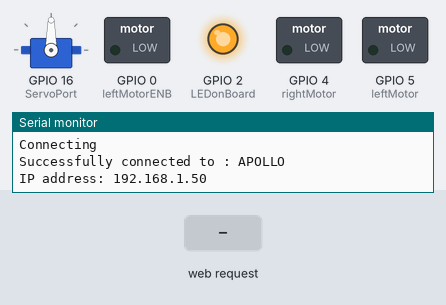
The sketch below on a simulated ESP8266 (NodeMCU). Shown: servo, switched loads named in the sketch (green lamp = pin HIGH), output pins drawn as LEDs (lit = HIGH), the last lines printed to the serial monitor. Inputs (shaded band) come from the test bench. WiFi joins after 1.5 s; servers stay silent unless stated.

Above: at 3.7 s.
3.8 s: HTTP request GET /setPOS received
At 4.5 s:
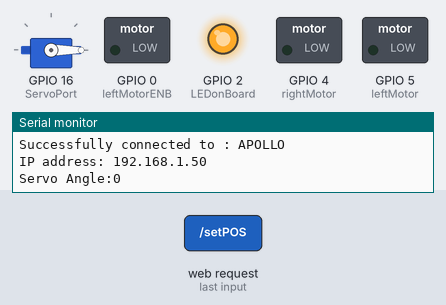
5.5 s: HTTP request GET /setPOS?servoPOS=120 received
At 6.3 s:
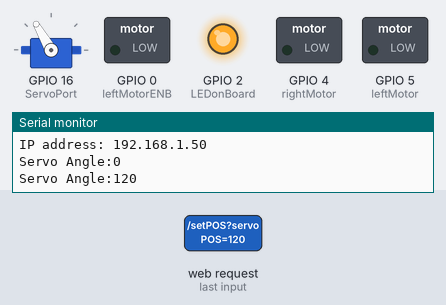
7.0 s: HTTP request GET /back received
At 8.0 s:
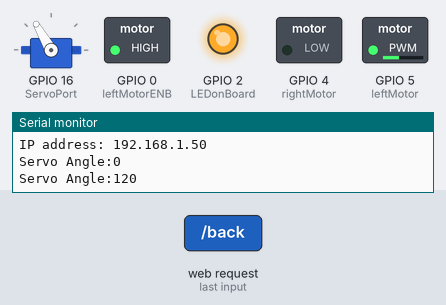
10.0 s: HTTP request GET /setPOS?servoPOS=1 received
At 10.3 s:
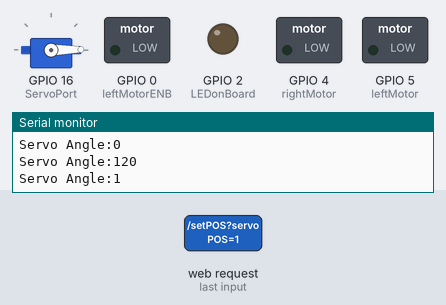
11.5 s: HTTP request GET /back?servoPOS=1 received
At 12.0 s:
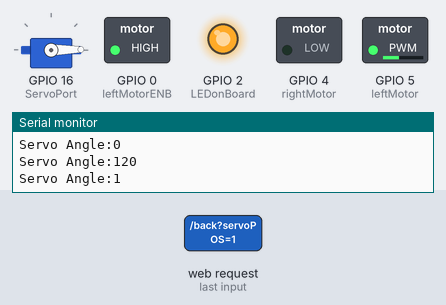
14.5 s: HTTP request GET /back?servoPOS=0 received
At 17.0 s:
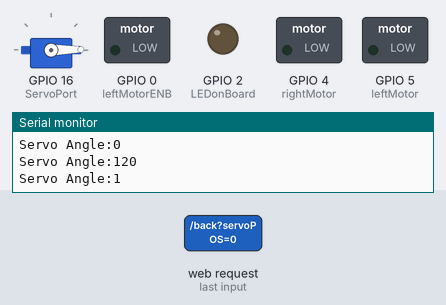
Timing chart, 0 to 18.5 s (numbered marks = the images above; inputs shaded):
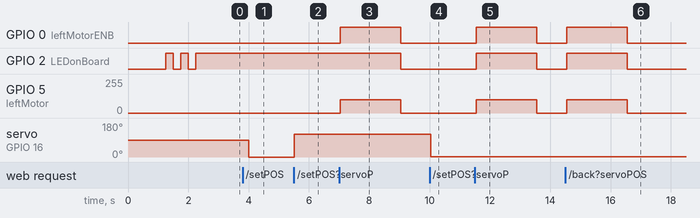

Measured:
- after the input at 3.8 s, servo on GPIO 16 (ServoPort): 90° → 0° after 0.20 s
- after the input at 5.5 s, servo on GPIO 16 (ServoPort): 0° → 120° at once
- after the input at 7.0 s, GPIO 0 (leftMotorENB): LOW → HIGH at once, → LOW 2.0 s later; GPIO 2 (LEDonBoard): HIGH → LOW after 2.0 s; GPIO 5 (leftMotor): 0/255 → 100/255 at once, → 0/255 2.0 s later
- after the input at 10.0 s, servo on GPIO 16 (ServoPort): 120° → 1° at once
- after the input at 11.5 s, GPIO 0 (leftMotorENB), GPIO 2 (LEDonBoard): LOW → HIGH after 0.05 s, → LOW 2.0 s later; GPIO 5 (leftMotor): 0/255 → 100/255 after 0.05 s, → 0/255 2.0 s later
- after the input at 14.5 s, GPIO 0 (leftMotorENB), GPIO 2 (LEDonBoard): LOW → HIGH after 0.05 s, → LOW 2.0 s later; GPIO 5 (leftMotor): 0/255 → 100/255 after 0.05 s, → 0/255 2.0 s later

The sketch:

WEB_SERVER_SERVO_AuFs1.ino
```cpp
#include <ESP8266WiFi.h>
#include <ESP8266WebServer.h>
#include <Servo.h>
#include <WiFiUdp.h>
#include <ArduinoOTA.h>
//===================//
#include "PageIndex.h"; //--> Include the contents of the User Interface Web page, stored in the same folder as the .ino file
#define LEDonBoard 2  //--> Defining an On Board LED, used for indicators when the process of connecting to a wifi router
#define ServoPort 16   //--> Defining Servo Port
#define leftMotor 5
#define rightMotor 4
#define leftMotorENB  0
#define rightMotorENB 2
//==========================================//
const char *ssid = "APOLLO";
const char *password = "0978653421";
//==========================================//

Servo myservo;  //--> create servo object to control a servo
ESP8266WebServer server(80);  //--> Server on port 80

//----------------------------------------This routine is executed when you open NodeMCU ESP8266 IP Address in browser
void handleRoot() {
  String s = MAIN_page; //Read HTML contents
  server.send(200, "text/html", s); //Send web page
}
//----------------------------------------

//----------------------------------------Procedure for handling servo control
void handleServo() {
  String POS = server.arg("servoPOS");
  int pos = POS.toInt();
  myservo.write(pos);   //--> Move the servo motor according to the POS value
  delay(15);
  Serial.print("Servo Angle:");
  Serial.println(pos);
  server.send(200, "text/plane", "");
}
// MOTORES TESTE AuFs 1
void MotorBackward()  {

  digitalWrite(rightMotorENB, HIGH);
  digitalWrite(leftMotorENB, HIGH);
  analogWrite(rightMotor, 0);
  analogWrite(leftMotor, 100);
  //String back = server.arg("backwards");
  // int motorbackwards = back.toInt();
  delay (2000);
  digitalWrite(rightMotorENB,LOW);
  digitalWrite(leftMotorENB,LOW);
  analogWrite(leftMotor, 0);
}
//----------------------------------------
//----------------------------------------Setup----------------------------------------
void setup() {
  ArduinoOTA.begin();
  Serial.begin(115200);
  delay(1000);

  WiFi.begin(ssid, password); //--> Connect to your WiFi router
  Serial.println("");

  pinMode(LEDonBoard, OUTPUT); //--> On Board LED port Direction output
  digitalWrite(LEDonBoard, HIGH); //--> Turn off Led On Board

  pinMode(rightMotor, OUTPUT);

  pinMode(leftMotor, OUTPUT);

  pinMode(rightMotorENB, OUTPUT);

  pinMode(leftMotorENB, OUTPUT);

  myservo.attach(ServoPort, 450, 3000); // attach(pin,min,max) PINO, pulso em microsegundos , MAX do pulso


  //----------------------------------------Wait for connection
  Serial.print("Connecting");
  while (WiFi.status() != WL_CONNECTED) {
    digitalWrite(LEDonBoard, LOW);
    delay(250);
    digitalWrite(LEDonBoard, HIGH);
    delay(250);
    //----------------------------------------
  }
  //----------------------------------------
  digitalWrite(LEDonBoard, HIGH); //--> Turn off the On Board LED when it is connected to the wifi router.
  //----------------------------------------If connection successful show IP address in serial monitor
  Serial.println("");
  Serial.print("Successfully connected to : ");
  Serial.println(ssid);
  Serial.print("IP address: ");
  Serial.println(WiFi.localIP());
  //----------------------------------------

  //----------------------------------------Initialize Webserver
  server.on("/", handleRoot);
  server.on("/setPOS", handleServo);
  server.on("/back", MotorBackward);
  server.begin();
}
//=====================
//========LOOP=========
//=====================
void loop() {
  server.handleClient();
  //=========== BLACK BOX ============
  ArduinoOTA.handle();              //
  delay (500);                      //
  //==================================
}


// ESSE CODIGO TOTALMENTE NAO FOI ROBADO DO GIT HUB
```

PageIndex.h
```cpp
const char MAIN_page[] PROGMEM = R"=====(
<!DOCTYPE html>
<html>
  <head>
    <meta name="viewport" content="width=device-width, initial-scale=1">
    <style>
      html {
        font-family: Arial;
        display: inline-block;
        margin: 0px auto;
        text-align: center;
      }

      .slidecontainer {
        width: 100%;
      }

      .slider {
        -webkit-appearance: none;
        width: 50%;
        height: 15px;
        border-radius: 5px;
        background: #d3d3d3;
        outline: none;
        opacity: 0.7;
        -webkit-transition: .2s;
        transition: opacity .2s;
      }

      .slider:hover {
        opacity: 1;
      }

      .slider::-webkit-slider-thumb {
        -webkit-appearance: none;
        appearance: none;
        width: 25px;
        height: 25px;
        border-radius: 50%;
        background: #4CAF50;
        cursor: pointer;
      }

      .slider::-moz-range-thumb {
        width: 25px;
        height: 25px;
        border-radius: 50%;
        background: #4CAF50;
        cursor: pointer;
      }
      .button{
        background-color: white;
        border: solid 1px green;
        text-align: center;
      }
    </style>
  </head>
  <body>

    <h1>APOLLO EAGLE CAR AuFs3</h1>
    <br><br>
    <div class="slidecontainer">
      <input type="range" min="0" max="150" value="75" class="slider" id="myRange">
      <p>Value : <span id="demo"></span></p>
    </div>
    <div class="button-container">
      <button type="button" class"button" onclick="" >Frente</button>
      <input type="button" class"button" id="back" onclick="back">Tras</input>
    </div>
     <p> UwU </p>


    <script>
      function sendData(pos) {
        var xhttp = new XMLHttpRequest();
        xhttp.onreadystatechange = function() {
          if (this.readyState == 4 && this.status == 200) {
            console.log(this.responseText);
          }
        };
        xhttp.open("GET", "setPOS?servoPOS="+pos, true);
        xhttp.send();
      }
      var slider = document.getElementById("myRange");
      var output = document.getElementById("demo");
      output.innerHTML = slider.value;

      slider.oninput = function() {
        output.innerHTML = this.value;
        sendData(output.innerHTML);
      }

      function back() {
        var xhttp = new XMLHttpRequest();
        xhttp.onreadystatechange = function() {
          if (this.readyState == 4 && this.status == 200) {
            console.log(this.responseText);
          }
        };
        xhttp.open("GET", "back", true);
        xhttp.send();
      }

    </script>

  </body>
</html>
)=====";
```
